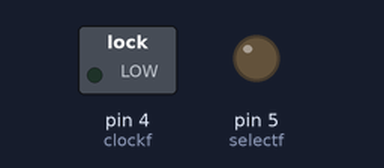
A sketch run on a simulated Arduino Uno, built with avr-gcc and run on an emulated ATmega328P. On the bench: switched loads named in the sketch (green lamp = pin HIGH), output pins drawn as LEDs (lit = HIGH). Pins used as bus, display or sensor lines are not drawn.

Above: at 0.9 s.
Timing chart, 0 to 2.4 s (numbered marks = the images above):
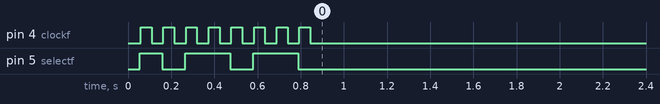

The sketch:

joe_flip_dot.ino
```cpp
int clockf = 4; // relay 4
int selectf = 5; // relay 3
int resetf = 6; // relay 2

bool array[8] = {0,1,0,0,1,0,0,1};

void setup() {
  Serial.begin(9600);  //set 9600 baud
  pinMode(clockf, OUTPUT); //clock
  pinMode(selectf, OUTPUT); //select
  pinMode(resetf, OUTPUT); //reset
  digitalWrite(resetf, HIGH);
  delay(54);
  digitalWrite(resetf, LOW);

  for (int i = 0; i < 8; i++)
   {

     digitalWrite(selectf, !array[i]);
     delay(5);
     digitalWrite(clockf, HIGH);
     delay(50);
     digitalWrite(clockf, LOW);
     delay(50);

   }
   digitalWrite(selectf, LOW);
}

void loop() {

//NOOO
}
```
